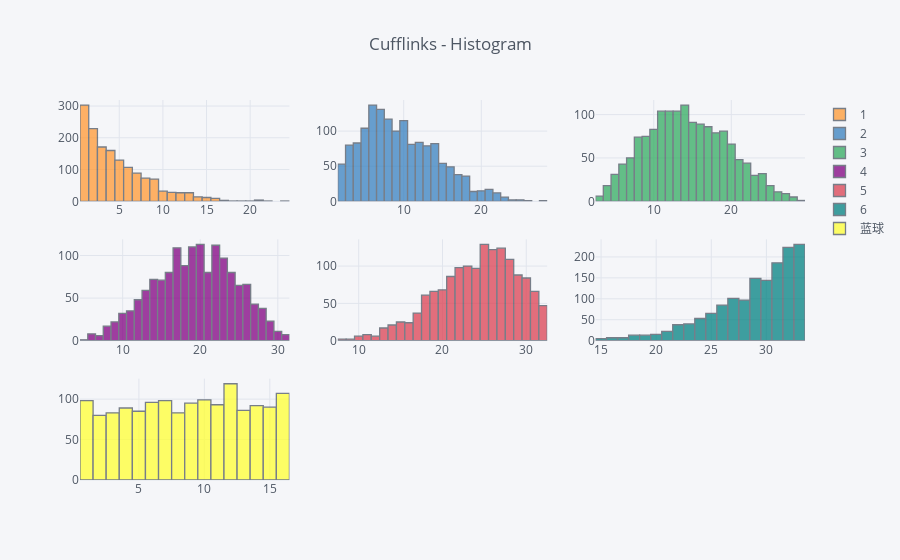

The notebook cell this image was saved under:
### Code cell
x = [i[0] for i in df.loc[:, ['开奖日期']].values.tolist()][:50]
y = []
for i in range(1, 8):
    if i < 7:
        y.append('红' + str(i))
    else:
        y.append('蓝球')

# df3 = pd.DataFrame(df.iloc[:50, 1:8].values.tolist(), index=x, columns=y)
# df3.iplot(kind='scatter', xTitle='date', yTitle='number', title='Fluctuation-Chart')
# cf.datagen.histogram(2)
df.iloc[:, 1:8].iplot(kind='histogram', subplots=True,shape=(3,3), opacity=.75,title='Cufflinks - Histogram')

### Figure 1 — Plotly figure (JSON) as saved in the notebook; plotly's stock layout.template omitted (floating-point values rounded to 4 significant figures; data arrays with more than 128 entries replaced by an {"elided": "..."} marker saying what was removed)
{"data": [{"histfunc": "count", "histnorm": "", "marker": {"color": "rgba(255, 153, 51, 1.0)", "line": {"color": "#4D5663", "width": 1.3}}, "name": "1", "opacity": 0.75, "orientation": "v", "type": "histogram", "uid": "98816762-34a3-4272-9b3d-2916eeffc1b4", "x": {"elided": "1493 int values"}, "xaxis": "x", "yaxis": "y"}, {"histfunc": "count", "histnorm": "", "marker": {"color": "rgba(55, 128, 191, 1.0)", "line": {"color": "#4D5663", "width": 1.3}}, "name": "2", "opacity": 0.75, "orientation": "v", "type": "histogram", "uid": "0b970379-6308-4ef6-862d-229a5f8744b4", "x": {"elided": "1493 int values"}, "xaxis": "x2", "yaxis": "y2"}, {"histfunc": "count", "histnorm": "", "marker": {"color": "rgba(50, 171, 96, 1.0)", "line": {"color": "#4D5663", "width": 1.3}}, "name": "3", "opacity": 0.75, "orientation": "v", "type": "histogram", "uid": "a6f9378a-5fbc-43e0-b23b-5abca3f09b71", "x": {"elided": "1493 int values"}, "xaxis": "x3", "yaxis": "y3"}, {"histfunc": "count", "histnorm": "", "marker": {"color": "rgba(128, 0, 128, 1.0)", "line": {"color": "#4D5663", "width": 1.3}}, "name": "4", "opacity": 0.75, "orientation": "v", "type": "histogram", "uid": "fece0b43-3be0-47e7-8158-d950bc5622c9", "x": {"elided": "1493 int values"}, "xaxis": "x4", "yaxis": "y4"}, {"histfunc": "count", "histnorm": "", "marker": {"color": "rgba(219, 64, 82, 1.0)", "line": {"color": "#4D5663", "width": 1.3}}, "name": "5", "opacity": 0.75, "orientation": "v", "type": "histogram", "uid": "c032c442-6df5-4e5c-9628-d062d31c7fff", "x": {"elided": "1493 int values"}, "xaxis": "x5", "yaxis": "y5"}, {"histfunc": "count", "histnorm": "", "marker": {"color": "rgba(0, 128, 128, 1.0)", "line": {"color": "#4D5663", "width": 1.3}}, "name": "6", "opacity": 0.75, "orientation": "v", "type": "histogram", "uid": "ba1c4955-7a2d-4eec-98b9-bdedd680b966", "x": {"elided": "1493 int values"}, "xaxis": "x6", "yaxis": "y6"}, {"histfunc": "count", "histnorm": "", "marker": {"color": "rgba(255, 255, 51, 1.0)", "line": {"color": "#4D5663", "width": 1.3}}, "name": "蓝球", "opacity": 0.75, "orientation": "v", "type": "histogram", "uid": "94830708-19bc-491d-be58-e322b34bf042", "x": {"elided": "1493 int values"}, "xaxis": "x7", "yaxis": "y7"}], "layout": {"barmode": "overlay", "legend": {"bgcolor": "#F5F6F9", "font": {"color": "#4D5663"}}, "paper_bgcolor": "#F5F6F9", "plot_bgcolor": "#F5F6F9", "title": {"font": {"color": "#4D5663"}, "text": "Cufflinks - Histogram"}, "xaxis": {"anchor": "y", "domain": [0, 0.2889], "gridcolor": "#E1E5ED", "showgrid": true, "tickfont": {"color": "#4D5663"}, "title": {"font": {"color": "#4D5663"}, "text": ""}, "zerolinecolor": "#E1E5ED"}, "xaxis2": {"anchor": "y2", "domain": [0.3556, 0.6444], "gridcolor": "#E1E5ED", "showgrid": true, "tickfont": {"color": "#4D5663"}, "title": {"font": {"color": "#4D5663"}, "text": ""}, "zerolinecolor": "#E1E5ED"}, "xaxis3": {"anchor": "y3", "domain": [0.7111, 1], "gridcolor": "#E1E5ED", "showgrid": true, "tickfont": {"color": "#4D5663"}, "title": {"font": {"color": "#4D5663"}, "text": ""}, "zerolinecolor": "#E1E5ED"}, "xaxis4": {"anchor": "y4", "domain": [0, 0.2889], "gridcolor": "#E1E5ED", "showgrid": true, "tickfont": {"color": "#4D5663"}, "title": {"font": {"color": "#4D5663"}, "text": ""}, "zerolinecolor": "#E1E5ED"}, "xaxis5": {"anchor": "y5", "domain": [0.3556, 0.6444], "gridcolor": "#E1E5ED", "showgrid": true, "tickfont": {"color": "#4D5663"}, "title": {"font": {"color": "#4D5663"}, "text": ""}, "zerolinecolor": "#E1E5ED"}, "xaxis6": {"anchor": "y6", "domain": [0.7111, 1], "gridcolor": "#E1E5ED", "showgrid": true, "tickfont": {"color": "#4D5663"}, "title": {"font": {"color": "#4D5663"}, "text": ""}, "zerolinecolor": "#E1E5ED"}, "xaxis7": {"anchor": "y7", "domain": [0, 0.2889], "gridcolor": "#E1E5ED", "showgrid": true, "tickfont": {"color": "#4D5663"}, "title": {"font": {"color": "#4D5663"}, "text": ""}, "zerolinecolor": "#E1E5ED"}, "yaxis": {"anchor": "x", "domain": [0.7333, 1], "gridcolor": "#E1E5ED", "showgrid": true, "tickfont": {"color": "#4D5663"}, "title": {"font": {"color": "#4D5663"}, "text": ""}, "zerolinecolor": "#E1E5ED"}, "yaxis2": {"anchor": "x2", "domain": [0.7333, 1], "gridcolor": "#E1E5ED", "showgrid": true, "tickfont": {"color": "#4D5663"}, "title": {"font": {"color": "#4D5663"}, "text": ""}, "zerolinecolor": "#E1E5ED"}, "yaxis3": {"anchor": "x3", "domain": [0.7333, 1], "gridcolor": "#E1E5ED", "showgrid": true, "tickfont": {"color": "#4D5663"}, "title": {"font": {"color": "#4D5663"}, "text": ""}, "zerolinecolor": "#E1E5ED"}, "yaxis4": {"anchor": "x4", "domain": [0.3667, 0.6333], "gridcolor": "#E1E5ED", "showgrid": true, "tickfont": {"color": "#4D5663"}, "title": {"font": {"color": "#4D5663"}, "text": ""}, "zerolinecolor": "#E1E5ED"}, "yaxis5": {"anchor": "x5", "domain": [0.3667, 0.6333], "gridcolor": "#E1E5ED", "showgrid": true, "tickfont": {"color": "#4D5663"}, "title": {"font": {"color": "#4D5663"}, "text": ""}, "zerolinecolor": "#E1E5ED"}, "yaxis6": {"anchor": "x6", "domain": [0.3667, 0.6333], "gridcolor": "#E1E5ED", "showgrid": true, "tickfont": {"color": "#4D5663"}, "title": {"font": {"color": "#4D5663"}, "text": ""}, "zerolinecolor": "#E1E5ED"}, "yaxis7": {"anchor": "x7", "domain": [0, 0.2667], "gridcolor": "#E1E5ED", "showgrid": true, "tickfont": {"color": "#4D5663"}, "title": {"font": {"color": "#4D5663"}, "text": ""}, "zerolinecolor": "#E1E5ED"}}}
